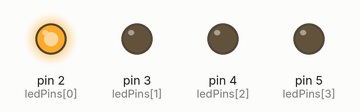
Simulated run of this sketch. Board: Arduino Uno, built with avr-gcc and run on an emulated ATmega328P. Shown: output pins drawn as LEDs (lit = HIGH).

Above: at 0.2 s.
At 1.2 s:
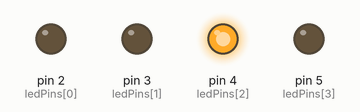
At 1.7 s:
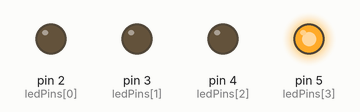
At 3.7 s:
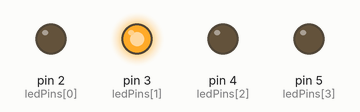
At 5.5 s:
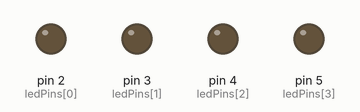
Timing chart, 0 to 6.9 s (numbered marks = the images above):
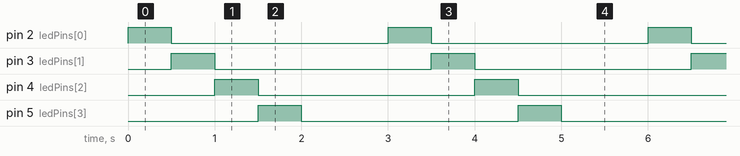

Measured:
- by itself, pin 2 (ledPins[0]), pin 3 (ledPins[1]), pin 4 (ledPins[2]), pin 5 (ledPins[3]): alternates HIGH for 0.50 s and LOW for 2.5 s
- by itself, everything shown: repeats every 3.0 s, in 5 steps

The sketch:

WhileLoopLED.ino
```cpp
// Pins for the LEDs
int ledPins[] = {2, 3, 4, 5};  // change these to your LED pin numbers
int numLeds = 4; //8

void setup() {
  // set all LED pins as outputs
  for (int i = 0; i < numLeds; i++) {
    pinMode(ledPins[i], OUTPUT);
  }
}

void loop() {
  int j = 0;

  while (j < numLeds) {
    digitalWrite(ledPins[j], HIGH);  // turn on LED
    delay(500);
    digitalWrite(ledPins[j], LOW);   // turn off LED
    j++;
  }

  delay(1000); // pause before repeating everything again
}
```
